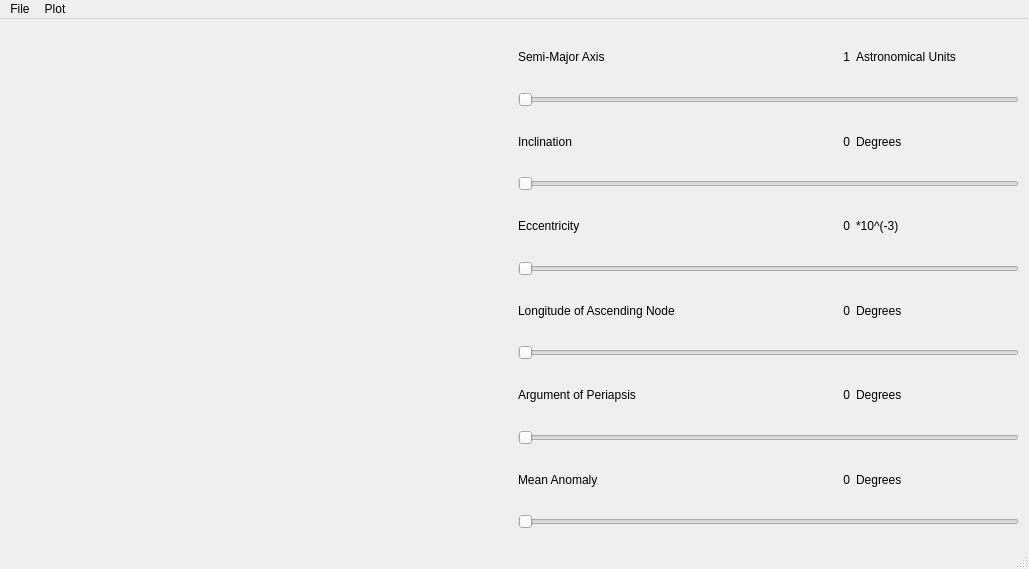
<?xml version="1.0" encoding="UTF-8"?>
<ui version="4.0">
 <class>MainWindow</class>
 <widget class="QMainWindow" name="MainWindow">
  <property name="geometry">
   <rect>
    <x>0</x>
    <y>0</y>
    <width>1029</width>
    <height>569</height>
   </rect>
  </property>
  <property name="windowTitle">
   <string>Orbit Viewer</string>
  </property>
  <widget class="QWidget" name="centralwidget">
   <layout class="QHBoxLayout" name="horizontalLayout_7">
    <item>
     <widget class="QWidget" name="plotWidget" native="true">
      <property name="minimumSize">
       <size>
        <width>500</width>
        <height>500</height>
       </size>
      </property>
      <property name="baseSize">
       <size>
        <width>500</width>
        <height>500</height>
       </size>
      </property>
      <widget class="QWidget" name="verticalLayoutWidget">
       <property name="geometry">
        <rect>
         <x>0</x>
         <y>0</y>
         <width>501</width>
         <height>501</height>
        </rect>
       </property>
       <layout class="QVBoxLayout" name="plotLayout">
        <property name="sizeConstraint">
         <enum>QLayout::SetDefaultConstraint</enum>
        </property>
       </layout>
      </widget>
     </widget>
    </item>
    <item>
     <widget class="QWidget" name="sliderWidget" native="true">
      <property name="minimumSize">
       <size>
        <width>500</width>
        <height>500</height>
       </size>
      </property>
      <property name="baseSize">
       <size>
        <width>500</width>
        <height>500</height>
       </size>
      </property>
      <widget class="QWidget" name="layoutWidget">
       <property name="geometry">
        <rect>
         <x>0</x>
         <y>0</y>
         <width>501</width>
         <height>501</height>
        </rect>
       </property>
       <layout class="QVBoxLayout" name="sliderLayout">
        <item>
         <layout class="QHBoxLayout" name="horizontalLayout">
          <item>
           <widget class="QLabel" name="label_SMA">
            <property name="text">
             <string>Semi-Major Axis</string>
            </property>
           </widget>
          </item>
          <item>
           <widget class="QLabel" name="label_SMA_value">
            <property name="text">
             <string>1</string>
            </property>
            <property name="alignment">
             <set>Qt::AlignRight|Qt::AlignTrailing|Qt::AlignVCenter</set>
            </property>
           </widget>
          </item>
          <item>
           <widget class="QLabel" name="label_SMA_unit">
            <property name="text">
             <string>Astronomical Units</string>
            </property>
           </widget>
          </item>
         </layout>
        </item>
        <item>
         <widget class="QSlider" name="slider_SMA">
          <property name="minimum">
           <number>1</number>
          </property>
          <property name="maximum">
           <number>20</number>
          </property>
          <property name="singleStep">
           <number>10</number>
          </property>
          <property name="value">
           <number>1</number>
          </property>
          <property name="orientation">
           <enum>Qt::Horizontal</enum>
          </property>
         </widget>
        </item>
        <item>
         <layout class="QHBoxLayout" name="horizontalLayout_2">
          <item>
           <widget class="QLabel" name="label_INC">
            <property name="text">
             <string>Inclination</string>
            </property>
           </widget>
          </item>
          <item>
           <widget class="QLabel" name="label_INC_value">
            <property name="text">
             <string>0</string>
            </property>
            <property name="alignment">
             <set>Qt::AlignRight|Qt::AlignTrailing|Qt::AlignVCenter</set>
            </property>
           </widget>
          </item>
          <item>
           <widget class="QLabel" name="label_INC_unit">
            <property name="text">
             <string>Degrees</string>
            </property>
           </widget>
          </item>
         </layout>
        </item>
        <item>
         <widget class="QSlider" name="slider_INC">
          <property name="minimum">
           <number>0</number>
          </property>
          <property name="maximum">
           <number>180</number>
          </property>
          <property name="orientation">
           <enum>Qt::Horizontal</enum>
          </property>
         </widget>
        </item>
        <item>
         <layout class="QHBoxLayout" name="horizontalLayout_3">
          <item>
           <widget class="QLabel" name="label_ECC">
            <property name="text">
             <string>Eccentricity</string>
            </property>
           </widget>
          </item>
          <item>
           <widget class="QLabel" name="label_ECC_value">
            <property name="text">
             <string>0</string>
            </property>
            <property name="alignment">
             <set>Qt::AlignRight|Qt::AlignTrailing|Qt::AlignVCenter</set>
            </property>
           </widget>
          </item>
          <item>
           <widget class="QLabel" name="label_ECC_unit">
            <property name="text">
             <string>*10^(-3)</string>
            </property>
           </widget>
          </item>
         </layout>
        </item>
        <item>
         <widget class="QSlider" name="slider_ECC">
          <property name="maximum">
           <number>999</number>
          </property>
          <property name="singleStep">
           <number>1</number>
          </property>
          <property name="orientation">
           <enum>Qt::Horizontal</enum>
          </property>
         </widget>
        </item>
        <item>
         <layout class="QHBoxLayout" name="horizontalLayout_4">
          <item>
           <widget class="QLabel" name="label_LAN">
            <property name="text">
             <string>Longitude of Ascending Node</string>
            </property>
           </widget>
          </item>
          <item>
           <widget class="QLabel" name="label_LAN_value">
            <property name="text">
             <string>0</string>
            </property>
            <property name="alignment">
             <set>Qt::AlignRight|Qt::AlignTrailing|Qt::AlignVCenter</set>
            </property>
           </widget>
          </item>
          <item>
           <widget class="QLabel" name="label_LAN_unit">
            <property name="text">
             <string>Degrees</string>
            </property>
           </widget>
          </item>
         </layout>
        </item>
        <item>
         <widget class="QSlider" name="slider_LAN">
          <property name="maximum">
           <number>360</number>
          </property>
          <property name="orientation">
           <enum>Qt::Horizontal</enum>
          </property>
         </widget>
        </item>
        <item>
         <layout class="QHBoxLayout" name="horizontalLayout_5">
          <item>
           <widget class="QLabel" name="label_AOP">
            <property name="text">
             <string>Argument of Periapsis</string>
            </property>
           </widget>
          </item>
          <item>
           <widget class="QLabel" name="label_AOP_value">
            <property name="text">
             <string>0</string>
            </property>
            <property name="alignment">
             <set>Qt::AlignRight|Qt::AlignTrailing|Qt::AlignVCenter</set>
            </property>
           </widget>
          </item>
          <item>
           <widget class="QLabel" name="label_AOP_unit">
            <property name="text">
             <string>Degrees</string>
            </property>
           </widget>
          </item>
         </layout>
        </item>
        <item>
         <widget class="QSlider" name="slider_AOP">
          <property name="maximum">
           <number>360</number>
          </property>
          <property name="orientation">
           <enum>Qt::Horizontal</enum>
          </property>
         </widget>
        </item>
        <item>
         <layout class="QHBoxLayout" name="horizontalLayout_6">
          <item>
           <widget class="QLabel" name="label_MA">
            <property name="text">
             <string>Mean Anomaly</string>
            </property>
           </widget>
          </item>
          <item>
           <widget class="QLabel" name="label_MA_value">
            <property name="text">
             <string>0</string>
            </property>
            <property name="alignment">
             <set>Qt::AlignRight|Qt::AlignTrailing|Qt::AlignVCenter</set>
            </property>
           </widget>
          </item>
          <item>
           <widget class="QLabel" name="label_MA_unit">
            <property name="text">
             <string>Degrees</string>
            </property>
           </widget>
          </item>
         </layout>
        </item>
        <item>
         <widget class="QSlider" name="slider_MA">
          <property name="maximum">
           <number>360</number>
          </property>
          <property name="orientation">
           <enum>Qt::Horizontal</enum>
          </property>
         </widget>
        </item>
       </layout>
      </widget>
     </widget>
    </item>
   </layout>
  </widget>
  <widget class="QMenuBar" name="menubar">
   <property name="geometry">
    <rect>
     <x>0</x>
     <y>0</y>
     <width>1029</width>
     <height>26</height>
    </rect>
   </property>
   <widget class="QMenu" name="menuFile">
    <property name="title">
     <string>File</string>
    </property>
    <addaction name="actionImport_from_json"/>
    <addaction name="actionExport_to_json"/>
   </widget>
   <widget class="QMenu" name="menuPlot">
    <property name="title">
     <string>Plot</string>
    </property>
    <widget class="QMenu" name="menuPlanet">
     <property name="title">
      <string>Planet</string>
     </property>
     <addaction name="actionMercury"/>
     <addaction name="actionVenus"/>
     <addaction name="actionEarth"/>
     <addaction name="actionMars"/>
     <addaction name="actionJupiter"/>
     <addaction name="actionSaturn"/>
     <addaction name="actionUranus"/>
     <addaction name="actionNeptune"/>
     <addaction name="actionPluto"/>
    </widget>
    <addaction name="menuPlanet"/>
   </widget>
   <addaction name="menuFile"/>
   <addaction name="menuPlot"/>
  </widget>
  <widget class="QStatusBar" name="statusbar"/>
  <action name="actionImport_from_json">
   <property name="text">
    <string>Import from json</string>
   </property>
  </action>
  <action name="actionExport_to_json">
   <property name="text">
    <string>Export to json</string>
   </property>
  </action>
  <action name="actionMercury">
   <property name="checkable">
    <bool>true</bool>
   </property>
   <property name="text">
    <string>Mercury</string>
   </property>
  </action>
  <action name="actionVenus">
   <property name="checkable">
    <bool>true</bool>
   </property>
   <property name="text">
    <string>Venus</string>
   </property>
  </action>
  <action name="actionEarth">
   <property name="checkable">
    <bool>true</bool>
   </property>
   <property name="text">
    <string>Earth</string>
   </property>
  </action>
  <action name="actionMars">
   <property name="checkable">
    <bool>true</bool>
   </property>
   <property name="text">
    <string>Mars</string>
   </property>
  </action>
  <action name="actionJupiter">
   <property name="checkable">
    <bool>true</bool>
   </property>
   <property name="text">
    <string>Jupiter</string>
   </property>
  </action>
  <action name="actionSaturn">
   <property name="checkable">
    <bool>true</bool>
   </property>
   <property name="text">
    <string>Saturn</string>
   </property>
  </action>
  <action name="actionUranus">
   <property name="checkable">
    <bool>true</bool>
   </property>
   <property name="text">
    <string>Uranus</string>
   </property>
  </action>
  <action name="actionNeptune">
   <property name="checkable">
    <bool>true</bool>
   </property>
   <property name="text">
    <string>Neptune</string>
   </property>
  </action>
  <action name="actionPluto">
   <property name="checkable">
    <bool>true</bool>
   </property>
   <property name="text">
    <string>Pluto</string>
   </property>
  </action>
 </widget>
 <resources/>
 <connections>
  <connection>
   <sender>slider_SMA</sender>
   <signal>valueChanged(int)</signal>
   <receiver>label_SMA_value</receiver>
   <slot>setNum(int)</slot>
   <hints>
    <hint type="sourcelabel">
     <x>664</x>
     <y>90</y>
    </hint>
    <hint type="destinationlabel">
     <x>772</x>
     <y>52</y>
    </hint>
   </hints>
  </connection>
  <connection>
   <sender>slider_ECC</sender>
   <signal>valueChanged(int)</signal>
   <receiver>label_ECC_value</receiver>
   <slot>setNum(int)</slot>
   <hints>
    <hint type="sourcelabel">
     <x>664</x>
     <y>242</y>
    </hint>
    <hint type="destinationlabel">
     <x>772</x>
     <y>204</y>
    </hint>
   </hints>
  </connection>
  <connection>
   <sender>slider_AOP</sender>
   <signal>valueChanged(int)</signal>
   <receiver>label_AOP_value</receiver>
   <slot>setNum(int)</slot>
   <hints>
    <hint type="sourcelabel">
     <x>664</x>
     <y>394</y>
    </hint>
    <hint type="destinationlabel">
     <x>772</x>
     <y>356</y>
    </hint>
   </hints>
  </connection>
  <connection>
   <sender>slider_INC</sender>
   <signal>valueChanged(int)</signal>
   <receiver>label_INC_value</receiver>
   <slot>setNum(int)</slot>
   <hints>
    <hint type="sourcelabel">
     <x>664</x>
     <y>166</y>
    </hint>
    <hint type="destinationlabel">
     <x>772</x>
     <y>128</y>
    </hint>
   </hints>
  </connection>
  <connection>
   <sender>slider_MA</sender>
   <signal>valueChanged(int)</signal>
   <receiver>label_MA_value</receiver>
   <slot>setNum(int)</slot>
   <hints>
    <hint type="sourcelabel">
     <x>664</x>
     <y>470</y>
    </hint>
    <hint type="destinationlabel">
     <x>772</x>
     <y>432</y>
    </hint>
   </hints>
  </connection>
  <connection>
   <sender>slider_LAN</sender>
   <signal>valueChanged(int)</signal>
   <receiver>label_LAN_value</receiver>
   <slot>setNum(int)</slot>
   <hints>
    <hint type="sourcelabel">
     <x>664</x>
     <y>318</y>
    </hint>
    <hint type="destinationlabel">
     <x>772</x>
     <y>280</y>
    </hint>
   </hints>
  </connection>
 </connections>
</ui>
